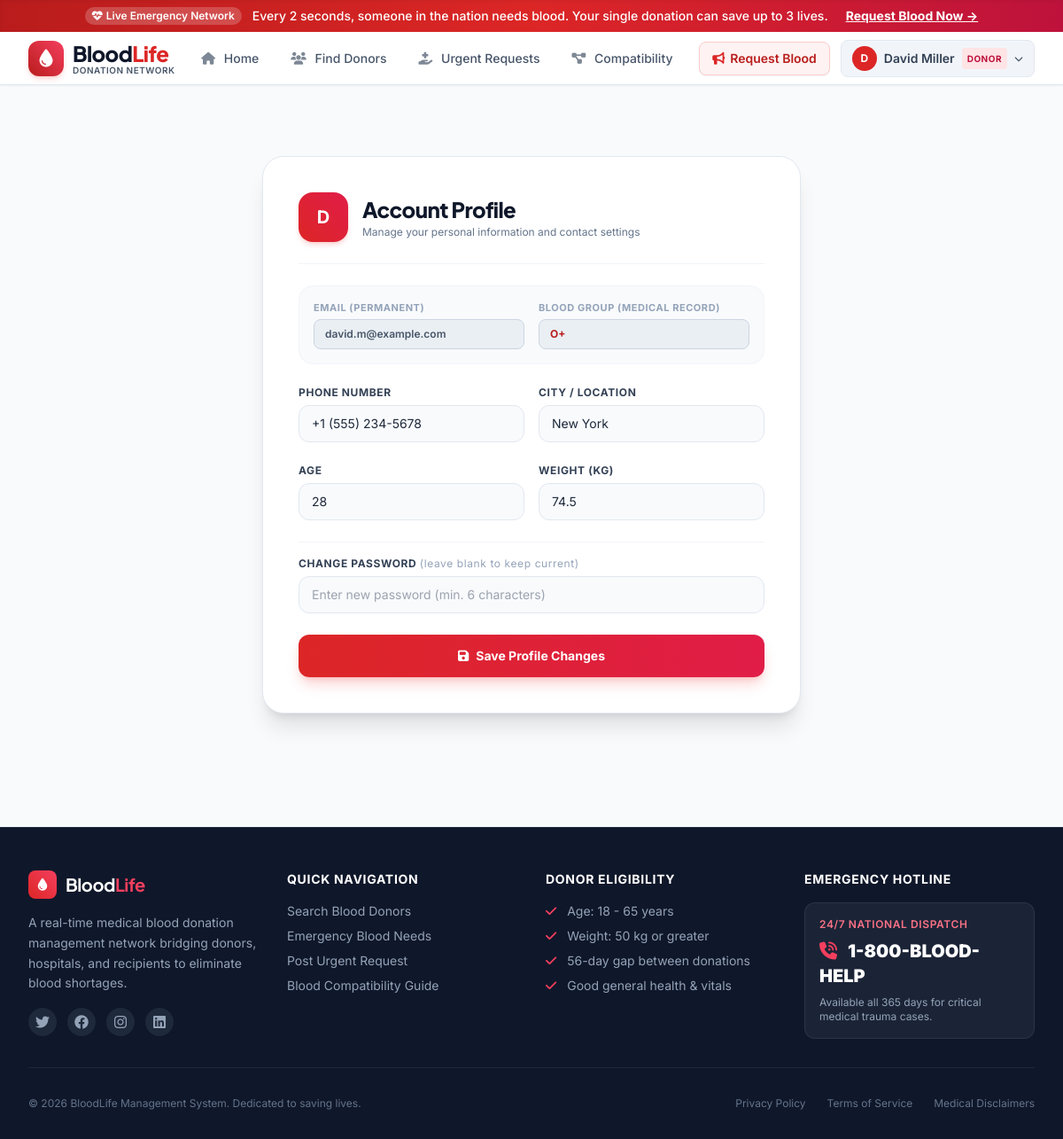
Screenshot of /profile (signed in) with the database file from the repository.
### tables this page shows
CREATE TABLE users (
            id INTEGER PRIMARY KEY AUTOINCREMENT,
            full_name TEXT NOT NULL,
            email TEXT UNIQUE NOT NULL,
            password_hash TEXT NOT NULL,
            role TEXT NOT NULL DEFAULT 'donor', -- 'donor', 'recipient', 'admin'
            blood_group TEXT,
            phone TEXT NOT NULL,
            city TEXT NOT NULL,
            age INTEGER,
            gender TEXT,
            weight REAL,
            is_available INTEGER DEFAULT 1,
            last_donation_date TEXT,
            created_at TIMESTAMP DEFAULT CURRENT_TIMESTAMP
        );

### app.py (the view, shortened to what this page needs)
@app.route('/profile', methods=['GET', 'POST'])
@login_required
def profile():
    user = get_current_user()
    return render_template('profile.html', user=user)

### templates/profile.html (shortened to what this page needs)
{% extends "base.html" %}
{% block content %}
<div class="py-12 sm:py-16 px-4 sm:px-6 lg:px-8 max-w-2xl mx-auto">
    <div class="bg-white p-8 sm:p-10 rounded-3xl shadow-xl border border-slate-200">
        <div class="flex items-center space-x-4 pb-6 border-b border-slate-100">
            <div class="w-14 h-14 rounded-2xl bg-gradient-to-tr from-blood-600 to-rose-600 flex items-center justify-center text-white text-xl font-bold shadow-md shadow-blood-500/20">
                {{ user['full_name'][:1] }}
            </div>
            <div>
                <h2 class="text-2xl font-black text-slate-900 tracking-tight" style="font-family: 'Plus Jakarta Sans', sans-serif;">
                    Account Profile
                </h2>
                <p class="text-xs text-slate-500 mt-0.5">Manage your personal information and contact settings</p>
            </div>
        </div>
        <form action="{{ url_for('profile') }}" method="POST" class="mt-6 space-y-6">
            <div class="grid grid-cols-1 sm:grid-cols-2 gap-4 bg-slate-50 p-4 rounded-2xl border border-slate-100">
                <div>
                    <label class="block text-[11px] font-bold text-slate-400 uppercase tracking-wider mb-1">Email (Permanent)</label>
                    <input type="text" disabled value="{{ user['email'] }}" class="w-full px-3 py-2 bg-slate-200/60 border border-slate-300 rounded-lg text-xs font-semibold text-slate-600 cursor-not-allowed">
                </div>
                <div>
                    <label class="block text-[11px] font-bold text-slate-400 uppercase tracking-wider mb-1">Blood Group (Medical Record)</label>
                    <input type="text" disabled value="{{ user['blood_group'] or 'Not Recorded' }}" class="w-full px-3 py-2 bg-slate-200/60 border border-slate-300 rounded-lg text-xs font-bold text-blood-700 cursor-not-allowed">
                </div>
            </div>
            <div class="grid grid-cols-1 sm:grid-cols-2 gap-4">
                <div>
                    <label class="block text-xs font-bold text-slate-700 uppercase tracking-wider mb-1.5">Phone Number</label>
                    <input type="tel" name="phone" required value="{{ user['phone'] }}" class="w-full px-3.5 py-2.5 bg-slate-50 border border-slate-200 rounded-xl text-sm focus:outline-none focus:ring-2 focus:ring-blood-500 focus:bg-white transition">
                </div>
                <div>
                    <label class="block text-xs font-bold text-slate-700 uppercase tracking-wider mb-1.5">City / Location</label>
                    <input type="text" name="city" required value="{{ user['city'] }}" class="w-full px-3.5 py-2.5 bg-slate-50 border border-slate-200 rounded-xl text-sm focus:outline-none focus:ring-2 focus:ring-blood-500 focus:bg-white transition">
                </div>
            </div>
            <div class="grid grid-cols-1 sm:grid-cols-2 gap-4">
                <div>
                    <label class="block text-xs font-bold text-slate-700 uppercase tracking-wider mb-1.5">Age</label>
                    <input type="number" name="age" min="16" max="75" value="{{ user['age'] or '' }}" class="w-full px-3.5 py-2.5 bg-slate-50 border border-slate-200 rounded-xl text-sm focus:outline-none focus:ring-2 focus:ring-blood-500 focus:bg-white transition">
                </div>
                <div>
                    <label class="block text-xs font-bold text-slate-700 uppercase tracking-wider mb-1.5">Weight (kg)</label>
                    <input type="number" step="0.5" name="weight" value="{{ user['weight'] or '' }}" class="w-full px-3.5 py-2.5 bg-slate-50 border border-slate-200 rounded-xl text-sm focus:outline-none focus:ring-2 focus:ring-blood-500 focus:bg-white transition">
                </div>
            </div>
            <div class="pt-4 border-t border-slate-100">
                <label class="block text-xs font-bold text-slate-700 uppercase tracking-wider mb-1.5">
                    Change Password <span class="text-slate-400 font-normal lowercase">(leave blank to keep current)</span>
                </label>
                <input type="password" name="new_password" minlength="6" placeholder="Enter new password (min. 6 characters)" class="w-full px-3.5 py-2.5 bg-slate-50 border border-slate-200 rounded-xl text-sm focus:outline-none focus:ring-2 focus:ring-blood-500 focus:bg-white transition">
            </div>
            <div>
                <button type="submit" class="w-full py-3.5 px-4 bg-gradient-to-r from-blood-600 to-rose-600 hover:from-blood-700 hover:to-rose-700 text-white font-bold text-sm rounded-xl transition shadow-lg shadow-blood-500/25 flex items-center justify-center space-x-2">
                    <i class="fa-solid fa-floppy-disk"></i>
                    <span>Save Profile Changes</span>
                </button>
            </div>
        </form>
    </div>
</div>
{% endblock %}

### templates/base.html (shortened to what this page needs)
<!DOCTYPE html>
<html lang="en">
<head>
    <script src="https://cdn.tailwindcss.com"></script>
    <link rel="stylesheet" href="https://cdnjs.cloudflare.com/ajax/libs/font-awesome/6.4.0/css/all.min.css">
    <link rel="stylesheet" href="{{ url_for('static', filename='css/style.css') }}">
</head>
<body class="bg-slate-50 text-slate-800 min-h-screen flex flex-col font-sans antialiased">
    <div class="bg-gradient-to-r from-blood-700 via-blood-600 to-rose-700 text-white text-xs sm:text-sm py-2 px-4 text-center font-medium shadow-inner flex items-center justify-center gap-3">
        <span class="inline-flex items-center px-2 py-0.5 rounded-full text-xs font-semibold bg-white/20 text-white animate-pulse">
            <i class="fa-solid fa-heart-pulse mr-1"></i> Live Emergency Network
        </span>
        <span>Every 2 seconds, someone in the nation needs blood. Your single donation can save up to 3 lives.</span>
        <a href="{{ url_for('create_request') }}" class="underline font-bold hover:text-rose-200 hidden md:inline ml-2">Request Blood Now &rarr;</a>
    </div>
    <nav class="bg-white border-b border-slate-200 sticky top-0 z-50 shadow-sm transition-all duration-200">
        <div class="max-w-7xl mx-auto px-4 sm:px-6 lg:px-8">
            <div class="flex justify-between h-18 py-2">
                <div class="flex items-center space-x-3">
                    <a href="{{ url_for('index') }}" class="flex items-center space-x-2.5 group">
                        <div class="w-10 h-10 rounded-xl bg-gradient-to-tr from-blood-700 to-rose-500 flex items-center justify-center text-white shadow-md shadow-blood-500/20 group-hover:scale-105 transition-transform">
                            <i class="fa-solid fa-droplet text-xl"></i>
                        </div>
                        <div>
                            <span class="text-2xl font-black tracking-tight text-slate-900 group-hover:text-blood-600 transition-colors" style="font-family: 'Plus Jakarta Sans', sans-serif;">
                                Blood<span class="text-blood-600">Life</span>
                            </span>
                            <span class="block text-[10px] font-semibold uppercase tracking-wider text-slate-600 -mt-1">Donation Network</span>
                        </div>
                    </a>
                </div>
                <div class="hidden md:flex items-center space-x-1 lg:space-x-3 font-medium text-sm text-slate-600">
                    <a href="{{ url_for('index') }}" class="px-3 py-2 rounded-lg hover:text-blood-600 hover:bg-blood-50 transition-colors {% if request.path == '/' %}text-blood-600 font-semibold bg-blood-50/70{% endif %}">
                        <i class="fa-solid fa-house mr-1.5 opacity-70"></i> Home
                    </a>
                    <a href="{{ url_for('list_donors') }}" class="px-3 py-2 rounded-lg hover:text-blood-600 hover:bg-blood-50 transition-colors {% if request.path == '/donors' %}text-blood-600 font-semibold bg-blood-50/70{% endif %}">
                        <i class="fa-solid fa-users mr-1.5 opacity-70"></i> Find Donors
                    </a>
                    <a href="{{ url_for('list_requests') }}" class="px-3 py-2 rounded-lg hover:text-blood-600 hover:bg-blood-50 transition-colors {% if request.path == '/requests' %}text-blood-600 font-semibold bg-blood-50/70{% endif %}">
                        <i class="fa-solid fa-hand-holding-medical mr-1.5 opacity-70"></i> Urgent Requests
                    </a>
                    <a href="{{ url_for('compatibility') }}" class="px-3 py-2 rounded-lg hover:text-blood-600 hover:bg-blood-50 transition-colors ">
                        <i class="fa-solid fa-diagram-project mr-1.5 opacity-70"></i> Compatibility
                    </a>
                </div>
                <div class="hidden md:flex items-center space-x-3">
                    {% if current_user %}
                        <a href="{{ url_for('create_request') }}" class="inline-flex items-center px-3.5 py-2 border border-blood-200 text-blood-700 bg-blood-50 hover:bg-blood-100 rounded-lg text-sm font-semibold transition shadow-sm">
                            <i class="fa-solid fa-bullhorn mr-1.5 text-blood-600"></i> Request Blood
                        </a>
                        <div class="relative group">
                            <button class="flex items-center space-x-2 text-sm font-medium text-slate-700 hover:text-slate-900 bg-slate-100 hover:bg-slate-200 py-1.5 px-3 rounded-lg border border-slate-200 transition">
                                <div class="w-7 h-7 rounded-full bg-blood-600 text-white font-bold flex items-center justify-center text-xs">
                                    {{ current_user['full_name'][:1] }}
                                </div>
                                <span class="max-w-[120px] truncate font-semibold">{{ current_user['full_name'] }}</span>
                                <span class="px-1.5 py-0.5 rounded text-[10px] uppercase font-bold tracking-wider {% if current_user['role'] == 'admin' %}bg-purple-100 text-purple-700{% elif current_user['role'] == 'donor' %}bg-rose-100 text-rose-700{% else %}bg-blue-100 text-blue-700{% endif %}">
                                    {{ current_user['role'] }}
                                </span>
                                <i class="fa-solid fa-chevron-down text-[10px] text-slate-600"></i>
                            </button>
                        </div>
                    {% endif %}
                </div>
            </div>
        </div>
    </nav>
    <main class="flex-grow">
        {% block content %}{% endblock %}
    </main>
    <footer class="bg-slate-900 text-slate-300 pt-12 pb-8 border-t border-slate-800 mt-16">
        <div class="max-w-7xl mx-auto px-4 sm:px-6 lg:px-8">
            <div class="grid grid-cols-1 md:grid-cols-4 gap-8 mb-8">
                <div class="space-y-4">
                    <div class="flex items-center space-x-2.5">
                        <div class="w-8 h-8 rounded-lg bg-gradient-to-tr from-blood-600 to-rose-500 flex items-center justify-center text-white">
                            <i class="fa-solid fa-droplet text-sm"></i>
                        </div>
                        <span class="text-xl font-bold tracking-tight text-white" style="font-family: 'Plus Jakarta Sans', sans-serif;">
                            Blood<span class="text-rose-500">Life</span>
                        </span>
                    </div>
                    <p class="text-sm text-slate-400 leading-relaxed">
                        A real-time medical blood donation management network bridging donors, hospitals, and recipients to eliminate blood shortages.
                    </p>
                    <div class="flex space-x-3 text-slate-400">
                        <span class="w-8 h-8 rounded-full bg-slate-800 flex items-center justify-center hover:text-rose-400 cursor-pointer"><i class="fa-brands fa-twitter"></i></span>
                        <span class="w-8 h-8 rounded-full bg-slate-800 flex items-center justify-center hover:text-rose-400 cursor-pointer"><i class="fa-brands fa-facebook"></i></span>
                        <span class="w-8 h-8 rounded-full bg-slate-800 flex items-center justify-center hover:text-rose-400 cursor-pointer"><i class="fa-brands fa-instagram"></i></span>
                        <span class="w-8 h-8 rounded-full bg-slate-800 flex items-center justify-center hover:text-rose-400 cursor-pointer"><i class="fa-brands fa-linkedin"></i></span>
                    </div>
                </div>
                <div>
                    <h3 class="text-white font-bold text-sm tracking-wider uppercase mb-4">Quick Navigation</h3>
                    <ul class="space-y-2 text-sm text-slate-400">
                        <li><a href="{{ url_for('list_donors') }}" class="hover:text-rose-400 transition">Search Blood Donors</a></li>
                        <li><a href="{{ url_for('list_requests') }}" class="hover:text-rose-400 transition">Emergency Blood Needs</a></li>
                        <li><a href="{{ url_for('create_request') }}" class="hover:text-rose-400 transition">Post Urgent Request</a></li>
                        <li><a href="{{ url_for('compatibility') }}" class="hover:text-rose-400 transition">Blood Compatibility Guide</a></li>
                    </ul>
                </div>
                <div>
                    <h3 class="text-white font-bold text-sm tracking-wider uppercase mb-4">Donor Eligibility</h3>
                    <ul class="space-y-2 text-sm text-slate-400">
                        <li><i class="fa-solid fa-check text-rose-500 mr-2"></i> Age: 18 - 65 years</li>
                        <li><i class="fa-solid fa-check text-rose-500 mr-2"></i> Weight: 50 kg or greater</li>
                        <li><i class="fa-solid fa-check text-rose-500 mr-2"></i> 56-day gap between donations</li>
                        <li><i class="fa-solid fa-check text-rose-500 mr-2"></i> Good general health & vitals</li>
                    </ul>
                </div>
                <div>
                    <h3 class="text-white font-bold text-sm tracking-wider uppercase mb-4">Emergency Hotline</h3>
                    <div class="bg-slate-800/80 p-4 rounded-xl border border-slate-700/60 space-y-2">
                        <p class="text-xs text-rose-400 font-semibold tracking-wider uppercase">24/7 National Dispatch</p>
                        <p class="text-xl font-black text-white"><i class="fa-solid fa-phone-volume text-rose-500 mr-2"></i> 1-800-BLOOD-HELP</p>
                        <p class="text-xs text-slate-400">Available all 365 days for critical medical trauma cases.</p>
                    </div>
                </div>
            </div>
            <div class="pt-8 border-t border-slate-800 flex flex-col sm:flex-row justify-between items-center text-xs text-slate-500">
                <p>&copy; {{ current_year }} BloodLife Management System. Dedicated to saving lives.</p>
                <div class="flex space-x-6 mt-4 sm:mt-0">
                    <span class="hover:text-slate-400">Privacy Policy</span>
                    <span class="hover:text-slate-400">Terms of Service</span>
                    <span class="hover:text-slate-400">Medical Disclaimers</span>
                </div>
            </div>
        </div>
    </footer>
</body>
</html>

### rows the page displays
users: full_name "D", full_name "David Miller", role "DONOR", email "david.m@example.com", blood_group "O+", phone "+1 (555) 234-5678", city "New York", age "28", weight "74.5"
